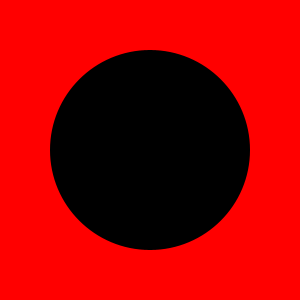
Frame 1 (no input)
Frame 60 (the mouse pressed at the canvas centre just before this capture): identical to frame 1, image omitted
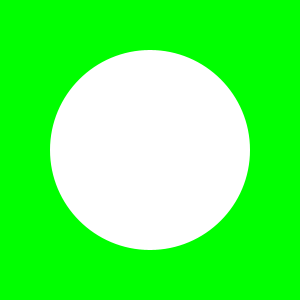
Frame 120 (the mouse held since frame 60 and released just before this capture)

The Processing sketch that drew these frames (run headless with seeded random() and noise(); from frame 60 on, the mouse is pressed at the canvas centre):

// Processing sketch: else_if
// ── else_if.pde
/* 
CHANGE COLOR BASED ON WHAT ZONE WE ARE IN USING ELSE IF AND &&, ||
*/

color bgColor = color(255, 0, 0); // START OUT RED
color ballColor = color(0); // START OUT BLACK

void setup() {
  size(300, 300);
  noStroke();
  smooth();
}

void draw() {
  // BACKGROUND
  if (mouseX < 100) { // ZONE 1
    bgColor = color(255, 0, 0);
  } 
  else if (mouseX > 100 && mouseX < 200) { // ZONE 2
    bgColor = color(0, 255, 0);
  }
  else { // MUST BE ZONE 3
    bgColor = color(0, 0, 255);
  }
  background(bgColor);

  // BALL
  if (mouseY < 100 || mouseY > 200) { // ZONE 2
    ballColor = color(0);
  }
  else { // MUST BE ZONE 3
    ballColor = color(255);
  }
  fill(ballColor);
  ellipse(width/2, height/2, 200, 200);
}
